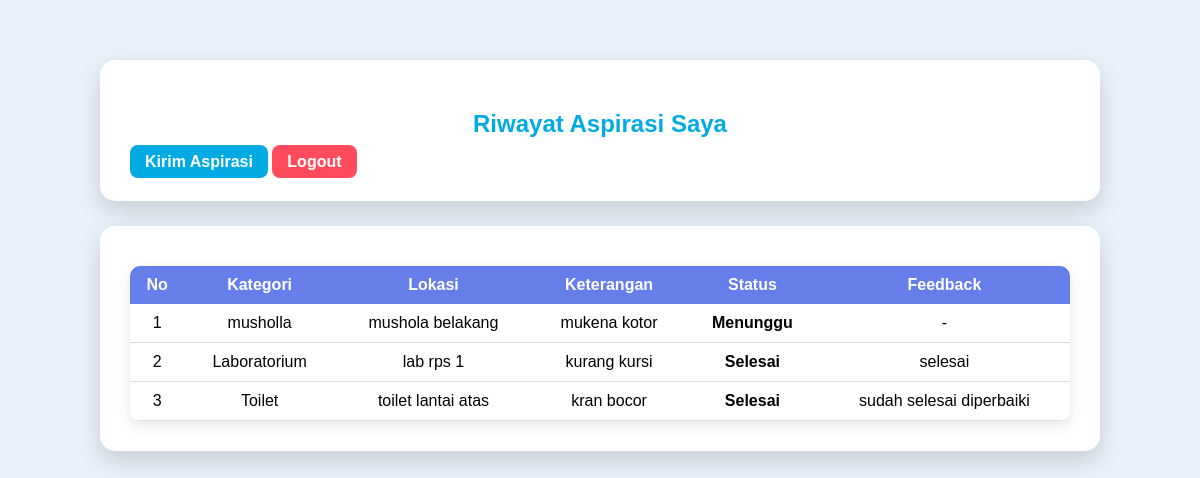
Screenshot of /siswa/riwayat_aspirasi.php (signed in) with the database file from the repository.
### tables this page shows
CREATE TABLE `input_aspirasi` (
  `id_pelaporan` int(5) NOT NULL,
  `nis` int(10) NOT NULL,
  `id_kategori` int(5) NOT NULL,
  `lokasi` varchar(50) NOT NULL,
  `ket` varchar(50) NOT NULL,
  `tanggal` timestamp NOT NULL DEFAULT current_timestamp()
);

CREATE TABLE `kategori` (
  `id_kategori` int(5) NOT NULL,
  `ket_kategori` varchar(30) NOT NULL
);

CREATE TABLE `aspirasi` (
  `id_aspirasi` int(5) NOT NULL,
  `status` enum('menunggu','proses','selesai') NOT NULL,
  `id_pelaporan` int(5) NOT NULL,
  `feedback` varchar(50) NOT NULL
);

### siswa/riwayat_aspirasi.php (the view, shortened to what this page needs)
<?php
include "../db.php";
    $nis = $_SESSION['nis'];
        $query = mysqli_query($conn,"
        SELECT input_aspirasi.*, aspirasi.status, aspirasi.feedback, kategori.ket_kategori
        FROM input_aspirasi
        LEFT JOIN aspirasi
        ON input_aspirasi.id_pelaporan = aspirasi.id_pelaporan
        LEFT JOIN kategori
        ON input_aspirasi.id_kategori = kategori.id_kategori
        WHERE input_aspirasi.nis='$nis'
        ORDER BY input_aspirasi.id_pelaporan DESC
        ");
?>
<!DOCTYPE html>
    <html>
        <head>
            <link rel="stylesheet" href="../aset/css/style.css">
        </head>
    <body class="admin-page">
            <div class="container">
            <div class="card">
            <h2>Riwayat Aspirasi Saya</h2>
            <a href="form_aspirasi.php" class="btn">Kirim Aspirasi</a>
            <a href="../logout.php" class="btn logout">Logout</a>
            </div>
            <div class="card">
            <table class="table">
            <tr>
            <th>No</th>
            <th>Kategori</th>
            <th>Lokasi</th>
            <th>Keterangan</th>
            <th>Status</th>
            <th>Feedback</th>
            </tr>
            <?php
            $no=1;
            while($data=mysqli_fetch_assoc($query)){
            ?>
            <tr>
            <td><?php echo $no++; ?></td>
            <td><?php echo $data['ket_kategori']; ?></td>
            <td><?php echo $data['lokasi']; ?></td>
            <td><?php echo $data['ket']; ?></td>
            <td>
            <?php
            $status = $data['status'] ? $data['status'] : 'menunggu';
            if($status=="menunggu"){
            echo "<span class='status menunggu'>Menunggu</span>";
            }elseif($status=="proses"){
            echo "<span class='status proses'>Proses</span>";
            }else{
            echo "<span class='status selesai'>Selesai</span>";
            }
            ?>
            </td>
            <td>
            <?php echo $data['feedback'] ? $data['feedback'] : '-'; ?>
            </td>
            </tr>
            <?php } ?>
            </table>
            </div>
        </div>
    </body>
</html>

### aset/css/style.css (style rules this page uses)
body { margin:0; font-family: Arial, Helvetica, sans-serif; }
.admin-page { background:#E9F1FA; min-height:100vh; }
.container { width:85%; max-width:1000px; margin:auto; padding-top:60px; }
.card { background:#FFFFFF; padding:30px; border-radius:15px; margin-bottom:25px; box-shadow:0 10px 25px rgba(0,0,0,0.15); }
.card h2, .card h3 { margin-bottom:15px; color:#00ABE4; }
table { width:100%; border-collapse:collapse; background:#FFFFFF; border-radius:10px; overflow:hidden; box-shadow:0 5px 15px rgba(0,0,0,0.1); }
table th { background:#00ABE4; color:#FFFFFF; padding:12px; font-weight:bold; }
table td { padding:12px; text-align:center; border-bottom:1px solid #eee; }
.status { font-weight:bold; text-align:center; color:black; }
.btn { background:#00ABE4; color:#FFFFFF; padding:8px 15px; border-radius:8px; text-decoration:none; font-weight:bold; }
.logout { background:#ff4b5c; }
.table { width: 100%; border-collapse: collapse; margin-top: 10px; }
.table th { background: #667eea; color: white; padding: 10px; }
.table td { padding: 10px; text-align: center; border-bottom: 1px solid #ddd; }
.card h2 { text-align: center; margin-bottom: 15px; }

### rows the page displays
input_aspirasi: id_kategori.ket_kategori "musholla", lokasi "mushola belakang", ket "mukena kotor", shows "Menunggu"
input_aspirasi: id_kategori.ket_kategori "Laboratorium", lokasi "lab rps 1", ket "kurang kursi", shows "Selesai", aspirasi.feedback "selesai"
input_aspirasi: id_kategori.ket_kategori "Toilet", lokasi "toilet lantai atas", ket "kran bocor", shows "Selesai", aspirasi.feedback "sudah selesai diperbaiki"
